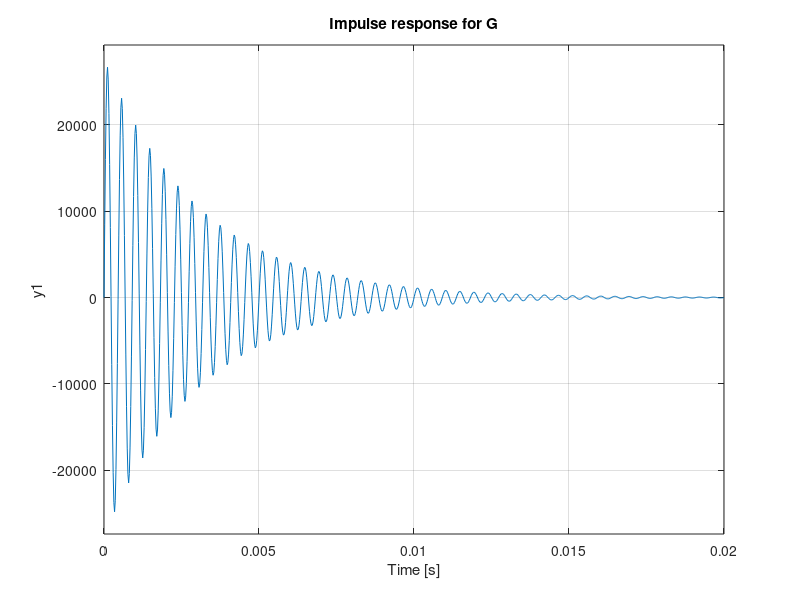
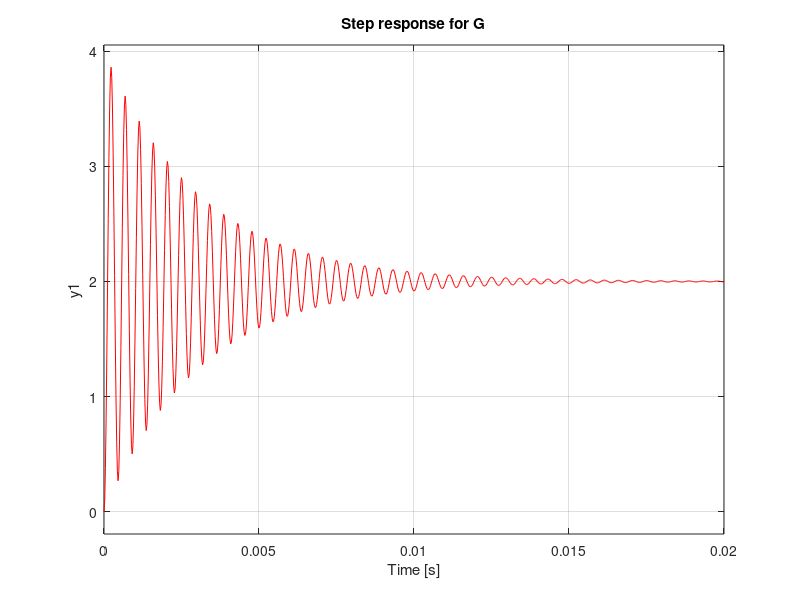
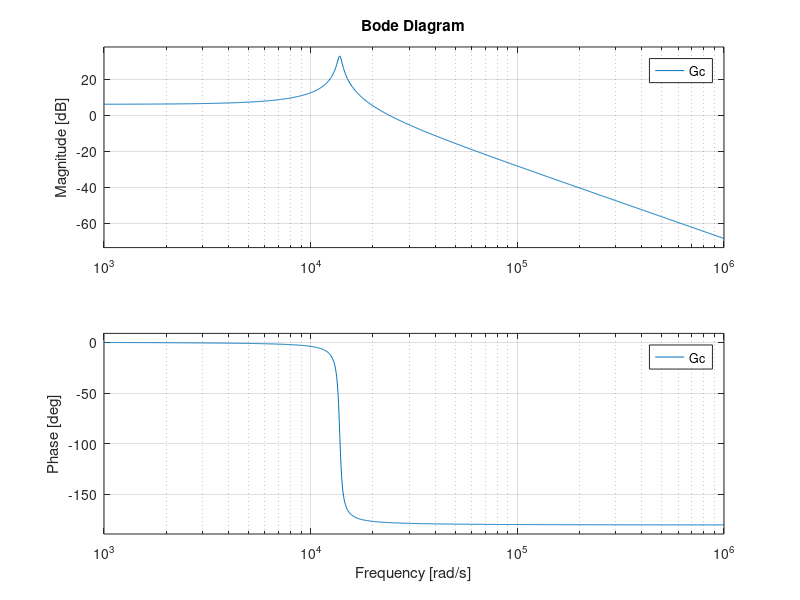

Recreate these plots in MATLAB, in order. (Note: this script raises an error after producing the figures.)
%% Dynamic control of a MEMS active force sensor

% We first begin by define all the variables and function transfert needed

p = tf('p'); % Laplace Variable 
ke = 0.3  ; %N/V
m = 7.85 * 1e-9 ;  % kg :  mass of the moving part of the MEMS.
v = 5 *1e-6 ;  % N/ms: damping factor.
k = 1.5 ; % N/m : stiffness of the flexible structure

Kamp = 10 ;  % linear amplifier of gain
G = ke/ (m*p^2 + v*p + k) ; % System transfert function 

% We'll use minreal when comes to multiply two transfert functions or
% calculate the open loop transfert function 

%% I/ Study of the non-forced sensor: -study of the system with an input U0 and an output Y for Fext = 0

%0.1.1 System definition in Matlab
% In this section, we consider Fext = 0.

Gc = Kamp * G ; 
display(Gc)



% 0.1.2 Calculation of poles, zeros and static gain

% 1/ and 2/  



damp(Gc) 

display(dcgain(Gc)) ;  % Equal to 2 


% 2 poles avec une partie imaginaire (complexe conjugués) , Re[poles] < 0 
% ==> (Marginalement) stable 


% The damping factor is << 1  ( and > 0 to avoid divergence ) , thus the
% system is resonnant but the step response will still exhebit
% oscillations

% So the complex parts of the poles show a presence of oscillations , so we
% have to consider their imaginary part to have a value : 1.38e+04rad/s 


% 3 /  lim Gs(t) = p[u(p)*]Gc(p) = 3/1.5 = 2 (when p--> 0 and t --> +oo ) 



% 0.1.3 Calculation and plotting of temporal responses

% Impulse 

figure(1) 
impulse(Gc)
title("Impulse response for G")
grid on 


% La réponse impulsionelle converge vers une valeur finie lorsque t -->
% infini 
% Le systeme est dit marginalement stable 


% Step 
figure(2)
step(Gc,'r') 
title("Step response for G")
grid on 

% Overshoot = 93% 
% settling time : 0.00933 seconds 
% Steady state value == 2 as predicted 
% Pulsation of the oscillations : sqrt(k/m) = 1.38e+04 rad/s (as predicted)


% these measurements are consistent with the values of the poles and the static gain calculated previously


% 0.1.4 Bode diagram

figure(3)
bode(Gc) 
grid on() 

% Resonnance : 1.38*1e4 ; 32.8 dB 

% At low frequencies : 6.09 dB 

% static gain calculated : 2 ; thus 20Log(2) = 6.02 

G_145 = freqresp (Gc , 1.45*1e4) ; 
Gain_145 = 20*log10( abs(G_145)) ; 
disp('the value of the gain (in dB)of Gc(s) at the pulse 1.45e+04 rad/s.');  disp(Gain_145) ;

disp('value of the phase (in rad/s) of Gc(s) at the pulse 1.45e+04 rad/s');  Phase_145 = angle(G_145) ; disp(Phase_145) ; disp(" rad/s")

% Margin : 
margin(Gc) 
grid on() 
% Phase margin =  2.29*1e4 rad/s 
% Gain margin = inf 
% WodB = 2.39*1e4
% W(-180) = inf 



%% 0.2 Study of the forced sensor: -study of the system with the input U0 and the output Y for Fext different of 0 

% The maximum electrical voltage applicable on the actuator is U = 200V


% With pic3 , we consider y = 0 

% G*( U - (Fext)/ke ) = y = 0 

% so 

% Fext Max Measured = 60 N 


%% 0.3 Dynamic force measurement: -Dynamic control


% static error in steady state equal to zero, i.e. y(t) = yref = 0 in steady state.
% Phase margin of the corrected open loop Fbo(s) = C(s)Gc(s) equal to pi/4 in order to reduce the vibrations of the probe.
% Pulse Wodb of the corrected open loop Fbo(s) sufficient for a force measurement at 1 kHz.

% On prend W0db = 
f = 4000; % 8KHz
wodb = 2*pi*f ; 
% Justification : 
% 
M = pi/4 ; % Marge de phase voulue 
Tau_c = 1/wodb*tan(-(pi/2)-(M - pi)) ; % Expression generale 
Kc = (wodb * sqrt ( 1 + (Tau_c*wodb).^2))/(Kamp*ke) ; 
% % Correcteur 
C = Kc*(m*p^2 + v*p + k)/(p*(1+ Tau_c*p)) ; 

%Check 
FTBO = minreal(C*Gc) ; 
margin(FTBO) 
grid on()

% Parametres de Fext 
A = 15*1e-6 ; % 15 µN 
F = 1e3 ; % 1KHz
W = 2*pi*F ; 



% Reponse indicielle sans perturbations 
BF = minreal(FTBO/(1+FTBO)) ; 
step(BF)
grid on


nyquist(BF)
grid on 

Fs = 1e6 ; 
Ts = 1/Fs ; 



% Marge de gain : 
% Valeur du gain à la pulsation w - pi 